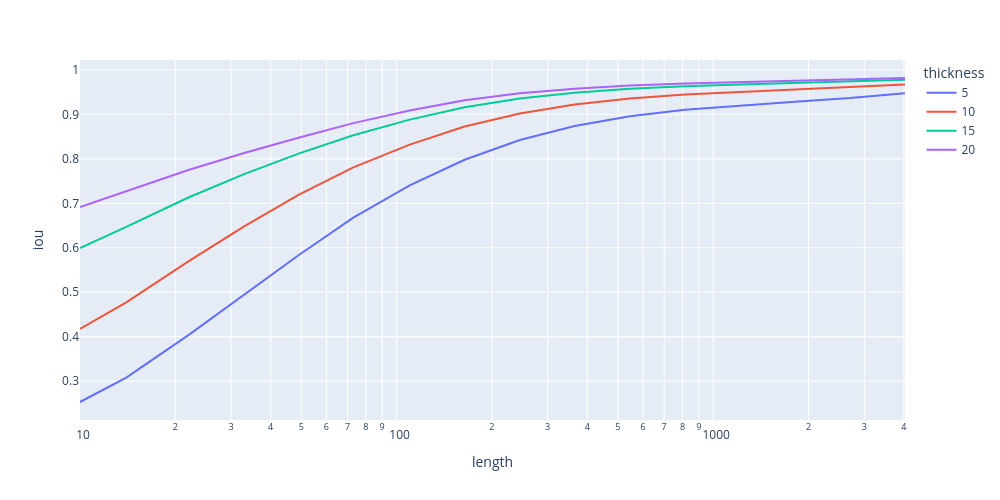

Notebook code cell kept with this figure:
### Code cell
px.line(_result, x='length', y='iou', color='thickness', height=500, width=1000, log_x=True)

### Figure 1 — Plotly figure (JSON) as saved in the notebook; plotly's stock layout.template omitted (floating-point values rounded to 4 significant figures)
{"data": [{"hovertemplate": "thickness=5<br>length=%{x}<br>iou=%{y}<extra></extra>", "legendgroup": "5", "line": {"color": "#636efa", "dash": "solid"}, "marker": {"symbol": "circle"}, "mode": "lines", "name": "5", "orientation": "v", "showlegend": true, "type": "scatter", "x": [10, 14, 22, 33, 49, 73, 110, 164, 245, 365, 545, 814, 1215, 1812, 2704, 4034], "xaxis": "x", "y": [0.2533, 0.3081, 0.4038, 0.4941, 0.5832, 0.6676, 0.7402, 0.7979, 0.8423, 0.874, 0.8957, 0.9102, 0.92, 0.9285, 0.9365, 0.9473], "yaxis": "y"}, {"hovertemplate": "thickness=10<br>length=%{x}<br>iou=%{y}<extra></extra>", "legendgroup": "10", "line": {"color": "#EF553B", "dash": "solid"}, "marker": {"symbol": "circle"}, "mode": "lines", "name": "10", "orientation": "v", "showlegend": true, "type": "scatter", "x": [10, 14, 22, 33, 49, 73, 110, 164, 245, 365, 545, 814, 1215, 1812, 2704, 4034], "xaxis": "x", "y": [0.4179, 0.4773, 0.5693, 0.6481, 0.7188, 0.7809, 0.8321, 0.8725, 0.9021, 0.9222, 0.9357, 0.9445, 0.9505, 0.9557, 0.9606, 0.9673], "yaxis": "y"}, {"hovertemplate": "thickness=15<br>length=%{x}<br>iou=%{y}<extra></extra>", "legendgroup": "15", "line": {"color": "#00cc96", "dash": "solid"}, "marker": {"symbol": "circle"}, "mode": "lines", "name": "15", "orientation": "v", "showlegend": true, "type": "scatter", "x": [10, 14, 22, 33, 49, 73, 110, 164, 245, 365, 545, 814, 1215, 1812, 2704, 4034], "xaxis": "x", "y": [0.5994, 0.647, 0.7131, 0.7657, 0.8117, 0.8531, 0.8882, 0.9162, 0.9358, 0.9488, 0.9574, 0.9631, 0.967, 0.9705, 0.9737, 0.9781], "yaxis": "y"}, {"hovertemplate": "thickness=20<br>length=%{x}<br>iou=%{y}<extra></extra>", "legendgroup": "20", "line": {"color": "#ab63fa", "dash": "solid"}, "marker": {"symbol": "circle"}, "mode": "lines", "name": "20", "orientation": "v", "showlegend": true, "type": "scatter", "x": [10, 14, 22, 33, 49, 73, 110, 164, 245, 365, 545, 814, 1215, 1812, 2704, 4034], "xaxis": "x", "y": [0.6916, 0.7267, 0.7748, 0.8132, 0.8476, 0.8804, 0.9089, 0.9316, 0.9474, 0.9579, 0.9649, 0.9695, 0.9727, 0.9755, 0.9782, 0.9818], "yaxis": "y"}], "layout": {"height": 500, "legend": {"title": {"text": "thickness"}, "tracegroupgap": 0}, "margin": {"t": 60}, "width": 1000, "xaxis": {"anchor": "y", "domain": [0, 1], "title": {"text": "length"}, "type": "log"}, "yaxis": {"anchor": "x", "domain": [0, 1], "title": {"text": "iou"}}}}
